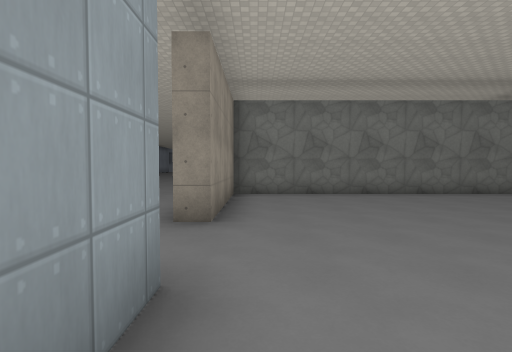
[1] (above)

24 first-person views from a walk through a 3-D level made in the Godot game engine. The camera is 1.5 m above the floor, tilts 2° down and sees 85° across. The floor is counted in squares, 2 m on a side. Each view is taken from the middle of a square. On the plan, view 1 faces up. The plan holds only what a view shows up to about 10 squares ahead; the rest is blank. The place goes on beyond the plan. Characters and animated objects are not drawn. Some surface patterns are stand-ins.

[2]
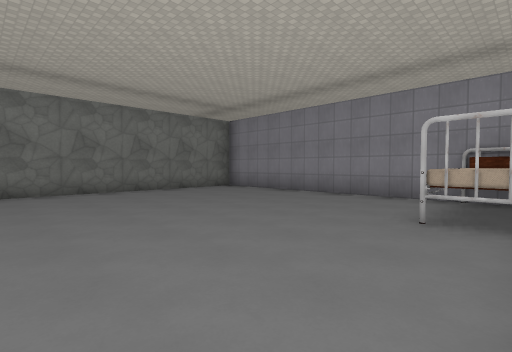

[3]
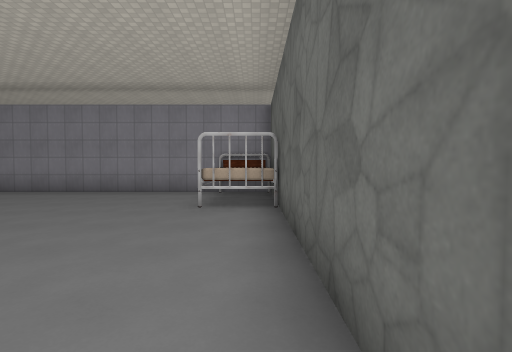

[4]
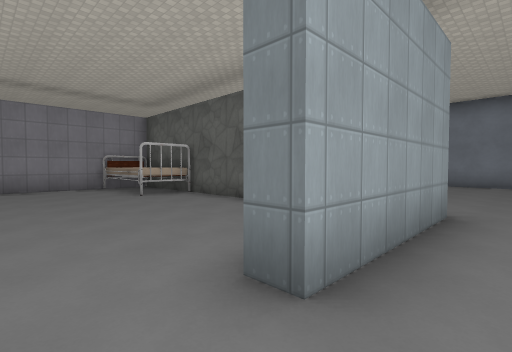

[5]
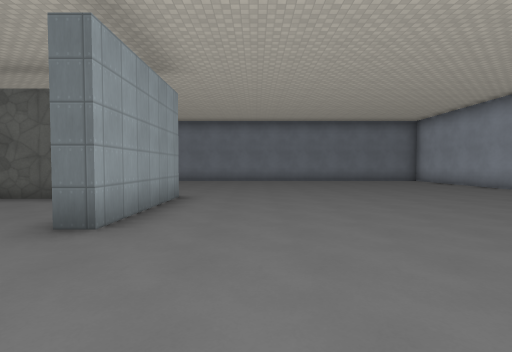

[6]
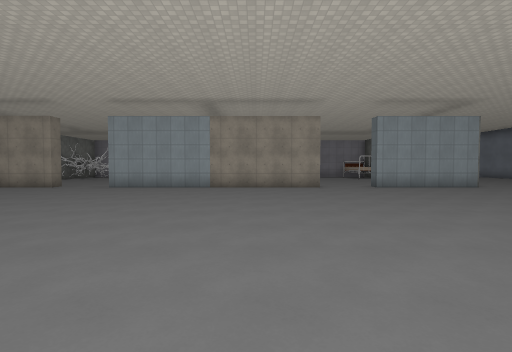

[7]
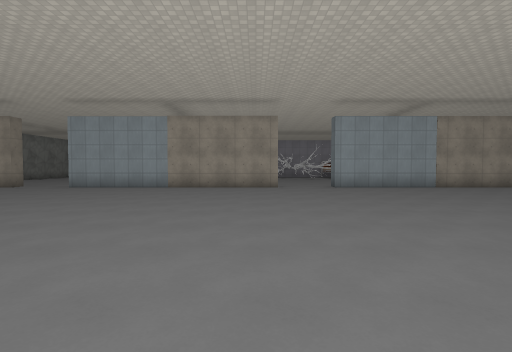

[8]
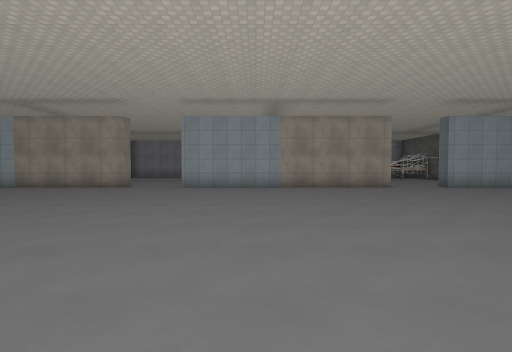

[9]
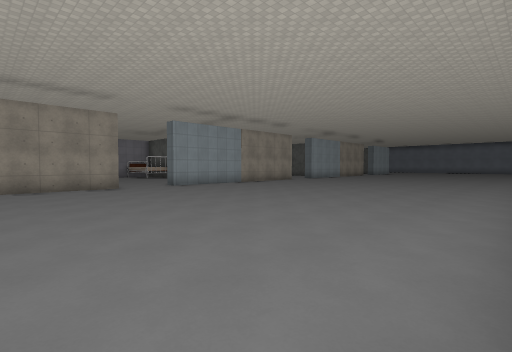

[10]
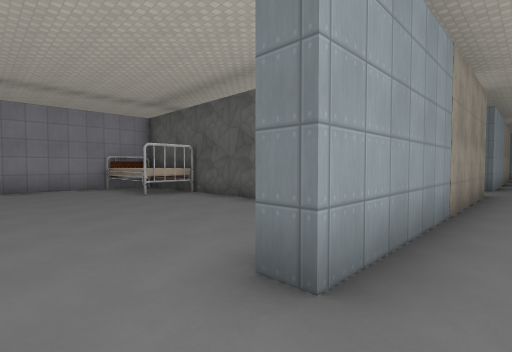

[11]
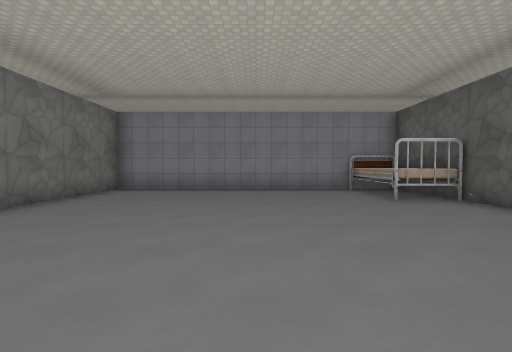

[12]
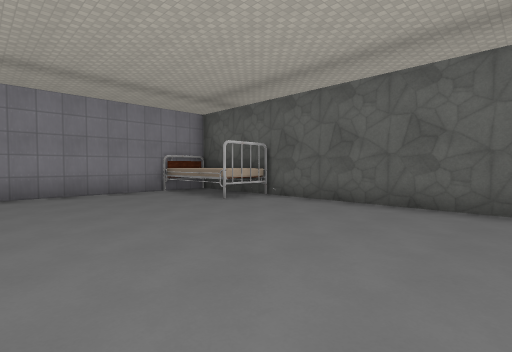

[13]
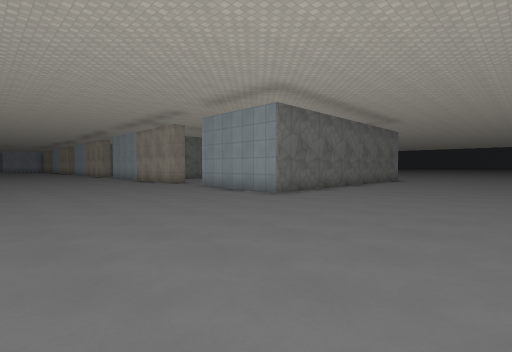

[14]
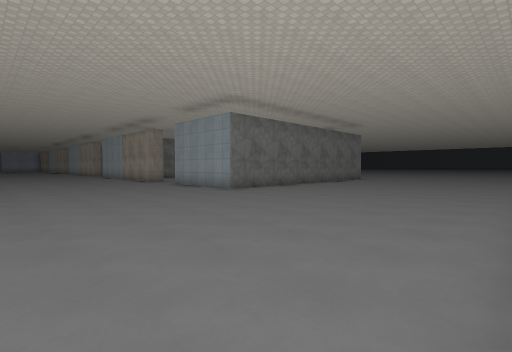

[15]
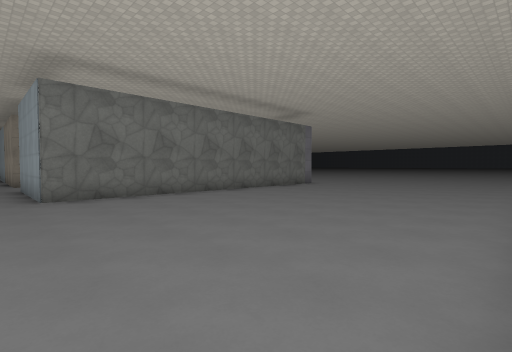

[16]
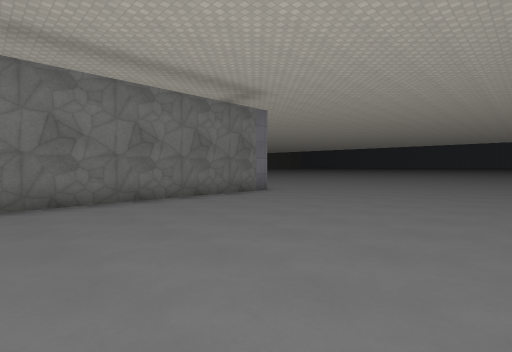

[17]
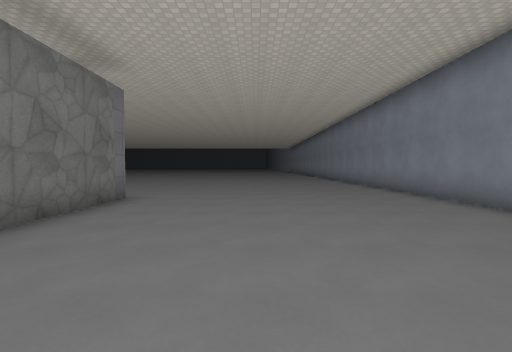

[18]
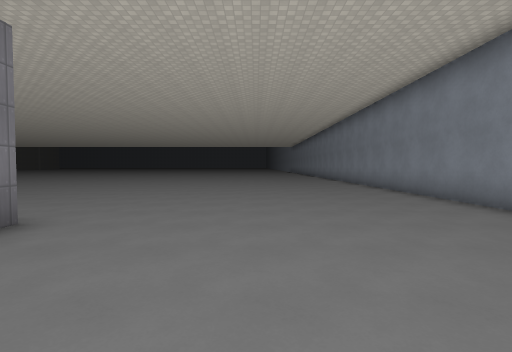

[19]
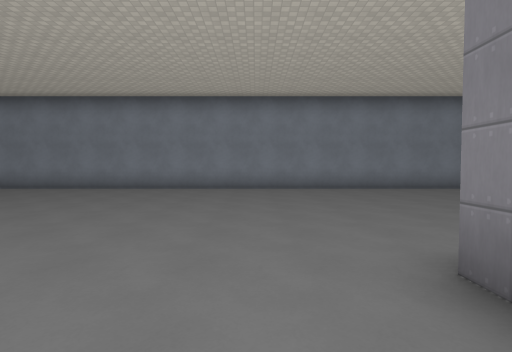

[20]
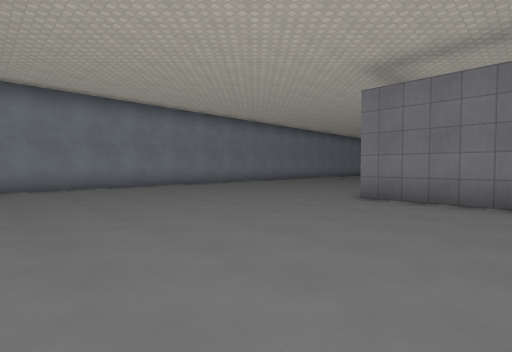

[21]
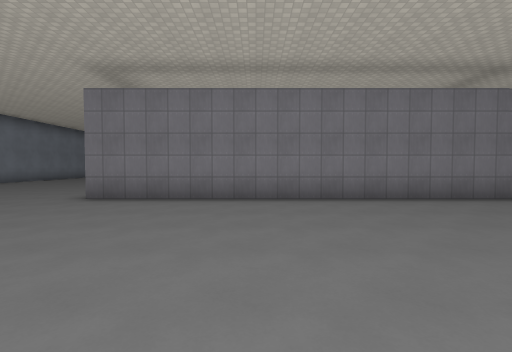

[22]
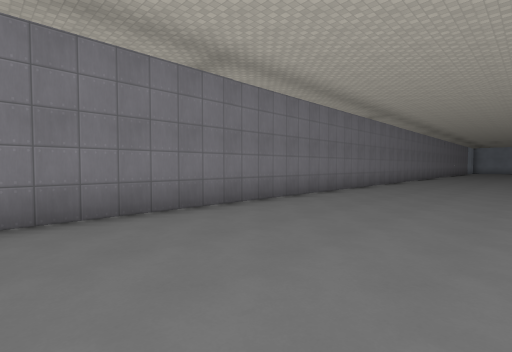

[23]
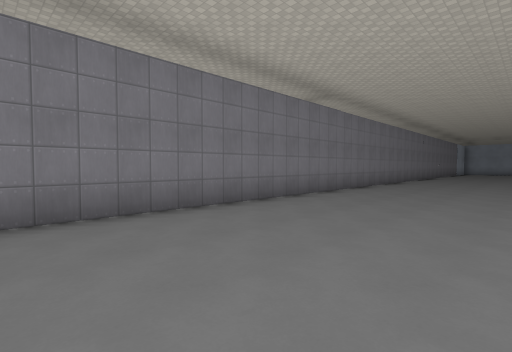

[24]
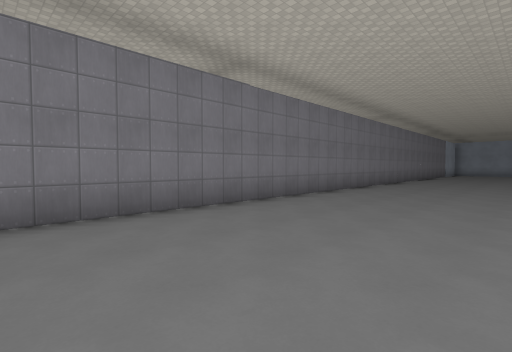

### Floor plan
Points are (right, up) in squares from view 1. A wall is a line through its corners. A room is listed if a view was taken in it or the views show most of it. See-through windows are left out.
Room 1 (views 1, 2, 3)
walls: (5, -0.3) (5.1, 0) (8, 0); (5.2, -0.3) (5.1, 0); (-1.1, 1.7) (-0.6, 1.7) (-0.6, 0.6); (5.1, -1.4) (5.1, 0); (0.4, -1.4) (8.1, -1.4) (8.1, 6.5); (7, 7.6) (-0.6, 7.6) (-0.6, 3.7) (-1.1, 3.7)
ways out: opening at (-1, 2.5) to room 2
Room 2 (views 4, 5, 6, 7, 8, 9, 10, 13, 14, 15, 16, 17, 18, 19, 20, 21, 22, 23, 24)
walls: (-1.1, 3.7) (-1.1, 11.2); (-1.1, 13.1) (-1.1, 20.6); (-11.2, -3.9) (-11.2, -5); (-1.1, 22.6) (-1.1, 26.5); (-1.5, -9.3) (-0.1, -9.3); (3.1, -9.3) (15.5, -9.3); (8.6, 22.8) (8.6, -1.9) (-1.1, -1.9) (-1.1, 1.7)
ways out: opening at (-1, 2.5) to room 1; opening at (-1, 21.5) to room 3; opening at (-1, 12.5)
Room 3 (views 11, 12)
walls: (-1.1, 20.6) (-0.6, 20.6); (4.9, 17.3) (5.1, 17.6) (5.1, 18.9) (8, 18.9); (0.1, 17.5) (8.1, 17.5) (8.1, 26.5) (6.9, 26.5)
ways out: opening at (-1, 21.5) to room 2

Where each view was taken, in squares from view 1:
view 1: 0 up, 0 right, facing up
view 2: 1 down, 1 right, facing up-right
view 3: 1 down, 0 right, facing right
view 4: 3 up, 2 left, facing down-right
view 5: 5 up, 3 left, facing down
view 6: 6 up, 11 left, facing right
view 7: 14 up, 11 left, facing right
view 8: 18 up, 11 left, facing right
view 9: 26 up, 11 left, facing down-right
view 10: 22 up, 2 left, facing down-right
view 11: 22 up, 1 left, facing right
view 12: 23 up, 0 right, facing down-right
view 13: 7 down, 7 left, facing up-right
view 14: 9 down, 7 left, facing up-right
view 15: 9 down, 2 left, facing up-right
view 16: 8 down, 2 right, facing up-right
view 17: 5 down, 2 right, facing right
view 18: 5 down, 5 right, facing right
view 19: 0 up, 10 right, facing down
view 20: 1 up, 15 right, facing down-left
view 21: 2 up, 15 right, facing left
view 22: 4 up, 13 right, facing up-left
view 23: 9 up, 13 right, facing up-left
view 24: 13 up, 13 right, facing up-left
